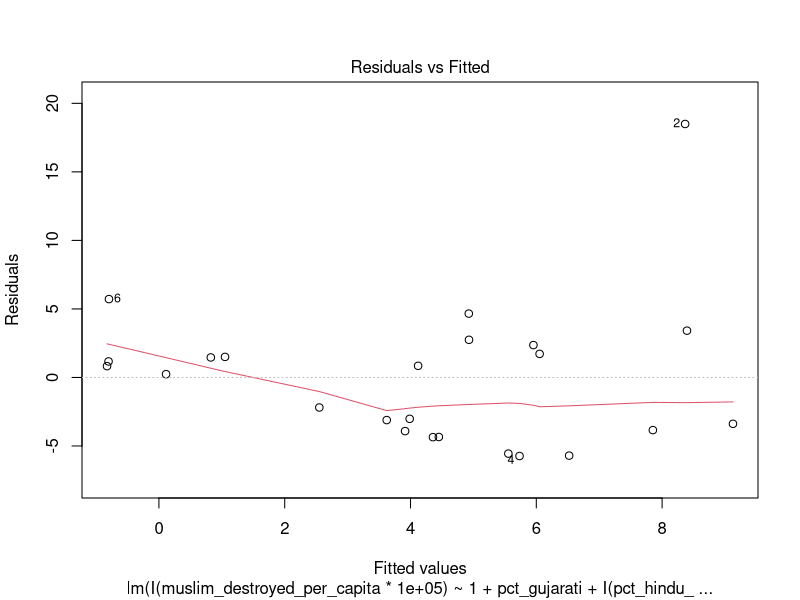
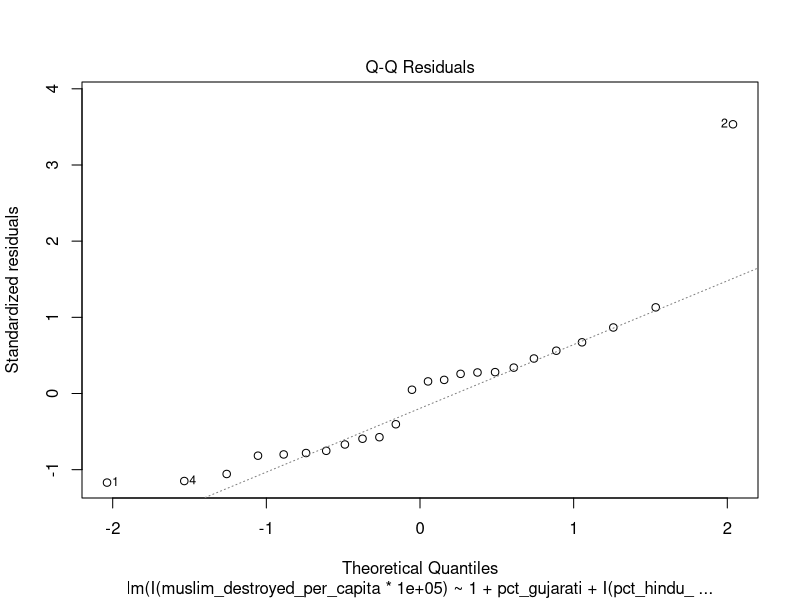
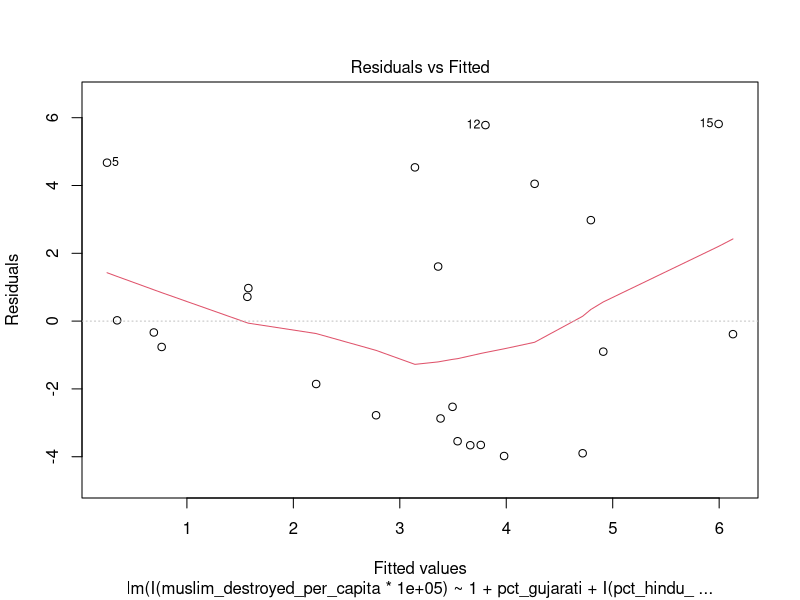
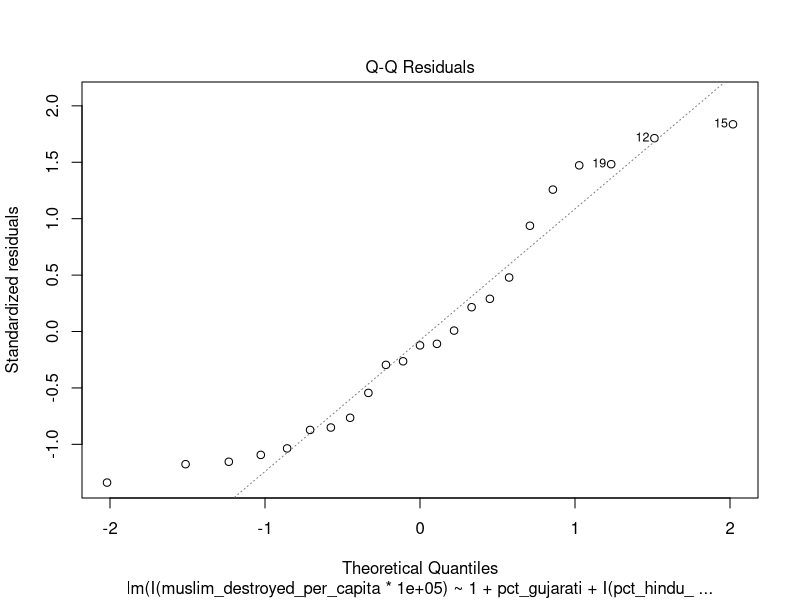

Reproduce these figures in R, in order.
## ---- chunk 1
knitr::opts_chunk$set(echo = TRUE)
library(tidyr)
library(dplyr)
library(readxl)
library(ggplot2)
library(broom)
library(readr)
## ---- chunk 2
language <- read_excel("language_mother_tounge_city.xls") %>%
  select(-...9, -...10, -...12, -...13, -...15, -...16)
language <- language[-1, ]
colnames(language) <- language[1, ]
language <- language[-1, ] %>%
  drop_na() %>%
  filter(grepl("000$", MOTHER)) %>%
  group_by(TOWN) %>%
  mutate(TOWN    = as.numeric(TOWN),
         TOTAL   = as.numeric(TOTAL),
         PERCENT = round(TOTAL / sum(TOTAL) * 100, 5))
## ---- chunk 3
towns <- read_excel("town_directory.xls") %>%
  select(DIST_CODE, THSIL_CODE, TOWN_CODE, TOWN_NAME, CLASS, C_STATUS, AREA, POP_2001, DENSITY) %>%
  rename(TOWN = TOWN_CODE) %>%
  drop_na() %>%
  mutate(TOWN     = as.numeric(TOWN),
         AREA     = as.numeric(AREA),
         POP_2001 = as.numeric(POP_2001),
         DENSITY  = as.numeric(DENSITY))
## ---- chunk 4
raw <- read_excel("religion_town.xls", col_names = FALSE, skip = 4)

colnames(raw) <- c(
  "table_name", "state_code", "dist_code", "tehsil_code", "town_code", "area_name",
  "total_rural_urban",
  "total_persons", "total_males", "total_females",
  "hindu_persons", "hindu_males", "hindu_females",
  "muslim_persons", "muslim_males", "muslim_females",
  "christian_persons", "christian_males", "christian_females",
  "sikh_persons", "sikh_males", "sikh_females",
  "buddhist_persons", "buddhist_males", "buddhist_females",
  "jain_persons", "jain_males", "jain_females",
  "other_religion_persons", "other_religion_males", "other_religion_females",
  "religion_not_stated_persons", "religion_not_stated_males", "religion_not_stated_females"
)

religion_clean <- raw %>%
  filter(!is.na(area_name), area_name != "") %>%
  filter(!total_persons %in% c("1", "Persons")) %>%
  mutate(across(c(dist_code, state_code, tehsil_code, town_code), as.numeric)) %>%
  filter(dist_code != 0 & town_code != 0) %>%
  mutate(across(total_persons:religion_not_stated_females, as.numeric))

religion_district <- raw %>%
  filter(!is.na(area_name), area_name != "") %>%
  filter(!total_persons %in% c("1", "Persons")) %>%
  mutate(across(c(dist_code, state_code, tehsil_code, town_code), as.numeric)) %>%
  filter(dist_code %in% c(5, 23, 26) & town_code == 0 & tehsil_code == 0) %>%
  mutate(across(total_persons:religion_not_stated_females, as.numeric))
## ---- chunk 5
riots <- read.csv("communal_riots_table.csv") %>%
  mutate(across(everything(), ~replace_na(., 0))) %>%
  mutate(dist_code = case_when(
    District %in% c("A'bad City",    "A'bad Rural")                        ~ 7,
    District %in% c("Vadodara City", "Vadodara Rural", "Westpol Vadodara") ~ 19,
    District %in% c("Surat City",    "Surat Rural")                        ~ 18,
    District %in% c("Rajkot City",   "Rajkot Rural")                       ~ 22,
    District == "Anand"         ~ 2,
    District == "Godhra"        ~ 16,
    District == "Sabarkantha"   ~ 23,
    District == "Kheda"         ~ 10,
    District == "Mehsana"       ~ 13,
    District == "Banaskantha"   ~ 4,
    District == "Bharuch"       ~ 5,
    District == "Gandhinagar"   ~ 6,
    District == "Amreli"        ~ 1,
    District == "Junagadh"      ~ 9,
    District == "Dahod"         ~ 8,
    District == "Narmada"       ~ 14,
    District == "Patan"         ~ 17,
    District == "Ahwa-Dang"     ~ 26,
    District == "Jamnagar"      ~ 11,
    District == "Navsari"       ~ 15,
    District == "Porbandar"     ~ 20,
    District == "Valsad"        ~ 25,
    District == "Surendranagar" ~ 24,
    District == "Bhavnagar"     ~ 3,
    District == "Kutch-Bhuj"    ~ 12,
    TRUE ~ NA_real_
  )) %>%
  mutate(District = case_when(
    dist_code == 7  ~ "Ahmedabad",
    dist_code == 19 ~ "Vadodara",
    dist_code == 18 ~ "Surat",
    dist_code == 22 ~ "Rajkot",
    TRUE ~ District
  )) %>%
  filter(Sr_No != "Total") %>%
  group_by(dist_code, District) %>%
  summarise(
    Dargah       = sum(Dargah,       na.rm = TRUE),
    Masjid       = sum(Masjid,       na.rm = TRUE),
    Madresa      = sum(Madresa,      na.rm = TRUE),
    Temple       = sum(Temple,       na.rm = TRUE),
    Church       = sum(Church,       na.rm = TRUE),
    Total        = sum(Total,        na.rm = TRUE),
    Repaired     = sum(Repaired,     na.rm = TRUE),
    Not_Repaired = sum(Not_Repaired, na.rm = TRUE),
    .groups = "drop"
  )
## ---- chunk 6
combined <- religion_clean %>%
  inner_join(language, by = c("town_code" = "TOWN")) %>%
  inner_join(towns,   by = c("town_code" = "TOWN"))

clean_combine <- combined %>%
  select(table_name, area_name, town_code, state_code, dist_code,
         total_persons, hindu_persons, muslim_persons, christian_persons,
         sikh_persons, jain_persons, buddhist_persons, other_religion_persons,
         `MOTHER TONGUE`, PERCENT, AREA, DENSITY) %>%
  group_by(town_code) %>%
  mutate(pop_per_person = total_persons / AREA,
         total_persons  = as.numeric(total_persons),
         hindu_persons  = as.numeric(hindu_persons),
         muslim_persons = as.numeric(muslim_persons)) %>%
  drop_na()

missing_districts <- religion_district %>%
  select(table_name, area_name, town_code, state_code, dist_code,
         total_persons, hindu_persons, muslim_persons, christian_persons,
         sikh_persons, jain_persons, buddhist_persons, other_religion_persons) %>%
  mutate(
    `MOTHER TONGUE` = "5 GUJARATI",
    PERCENT         = NA_real_,
    AREA            = NA_real_,
    DENSITY         = NA_real_,
    pop_per_person  = NA_real_,
    total_persons   = as.numeric(total_persons),
    hindu_persons   = as.numeric(hindu_persons),
    muslim_persons  = as.numeric(muslim_persons)
  )

clean_combine <- bind_rows(clean_combine, missing_districts)
## ---- chunk 7
housing <- read.csv("gujarat_housing_composition.csv", header = FALSE, check.names = FALSE) %>%
  slice(6:n()) %>%
  select(1:13) %>%
  rename(
    table_name        = V1,
    state_code        = V2,
    dist_code         = V3,
    tehsil_city_code  = V4,
    area_name         = V5,
    total_rural_urban = V6,
    total_total       = V7,
    total_good        = V8,
    total_livable     = V9,
    total_dilapidated = V10,
    residence_total   = V11,
    residence_good    = V12,
    residence_livable = V13
  ) %>%
  mutate(across(c(total_total, total_good, total_livable, total_dilapidated,
                  residence_total, residence_good, residence_livable),
                ~as.numeric(gsub(",", "", .)))) %>%
  mutate(state_code       = as.numeric(state_code),
         dist_code        = as.numeric(dist_code),
         tehsil_city_code = as.numeric(tehsil_city_code)) %>%
  filter(!is.na(dist_code), dist_code != 0) %>%
  filter(trimws(total_rural_urban) == "Total") %>%
  filter(grepl("District", area_name) & !grepl("City", area_name)) %>%
  select(dist_code, total_total, total_good, total_livable, total_dilapidated,
         residence_total, residence_good, residence_livable) %>%
  mutate(pct_dilapidated = total_dilapidated / total_total * 100)
## ---- chunk 8
final <- clean_combine %>%
  left_join(riots, by = "dist_code") %>%
  mutate(total_muslim_destroyed = Dargah + Masjid + Madresa)
## ---- chunk 9
summary_df <- final %>%
  filter(`MOTHER TONGUE` == "5 GUJARATI") %>%
  group_by(dist_code, District) %>%
  summarize(
    pct_gujarati           = mean(PERCENT,                na.rm = TRUE),
    total_muslim_destroyed = mean(total_muslim_destroyed, na.rm = TRUE),
    pct_hindu_minus_muslim = mean((hindu_persons - muslim_persons) /
                                    total_persons * 100,  na.rm = TRUE),
    total_persons          = sum(total_persons,           na.rm = TRUE),
    .groups = "drop"
  )
## ---- chunk 10
summary_df <- summary_df %>%
  mutate(
    District = case_when(
      dist_code == 5  ~ "Bharuch",
      dist_code == 23 ~ "Sabarkantha",
      dist_code == 26 ~ "Ahwa-Dang",
      TRUE ~ District
    ),
    total_muslim_destroyed = case_when(
      dist_code == 5  ~ 7,
      dist_code == 23 ~ 0,
      dist_code == 26 ~ 0,
      TRUE ~ total_muslim_destroyed
    ),
    pct_gujarati = case_when(
      dist_code == 5  ~ 84.97,
      dist_code == 23 ~ 97.85,
      TRUE ~ pct_gujarati
    ),
    total_persons = case_when(
      dist_code == 5  ~ 1370104,
      dist_code == 23 ~ 2083416,
      dist_code == 26 ~ 186712,
      TRUE ~ total_persons
    )
  )
## ---- chunk 11
new_final <- summary_df %>%
  left_join(housing, by = "dist_code")
## ---- chunk 12
new_final <- new_final %>%
  mutate(
    muslim_destroyed_per_capita    = total_muslim_destroyed / total_persons,
    good_housing_per_capita        = total_good             / total_persons,
    livable_housing_per_capita     = total_livable          / total_persons,
    dilapidated_housing_per_capita = total_dilapidated      / total_persons,
    pct_dilapidated                = total_dilapidated      / total_total   * 100
  )
## ---- chunk 13
regression <- lm(I(muslim_destroyed_per_capita * 100000) ~ 1 + pct_gujarati +
                   I(pct_hindu_minus_muslim ^ 2) + good_housing_per_capita,
                 data = new_final)
summary(regression)
plot(regression, which = 1:2)
## ---- chunk 14
new_final_no2 <- new_final %>%
  filter(dist_code != 2)

regression_no2 <- lm(I(muslim_destroyed_per_capita * 100000) ~ 1 + pct_gujarati +
                   I(pct_hindu_minus_muslim ^ 2) + good_housing_per_capita,
                 data = new_final_no2)
summary(regression_no2)
plot(regression_no2, which = 1:2)
